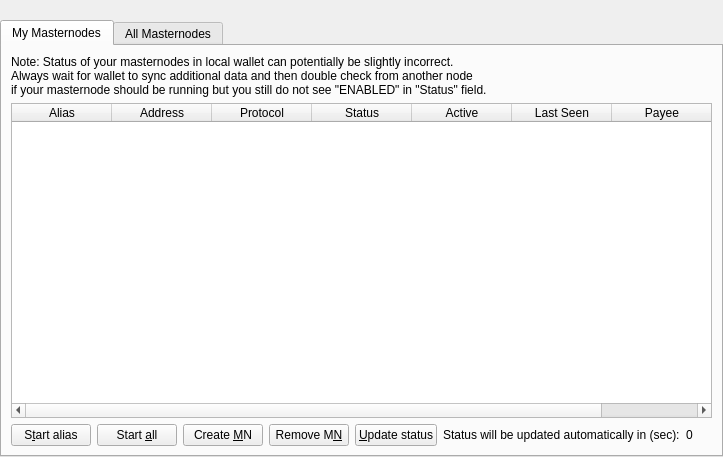
<?xml version="1.0" encoding="UTF-8"?>
<ui version="4.0">
 <class>MasternodeList</class>
 <widget class="QWidget" name="MasternodeList">
  <property name="geometry">
   <rect>
    <x>0</x>
    <y>0</y>
    <width>723</width>
    <height>457</height>
   </rect>
  </property>
  <property name="windowTitle">
   <string>Form</string>
  </property>
  <layout class="QVBoxLayout" name="topLayout">
   <property name="leftMargin">
    <number>0</number>
   </property>
   <property name="topMargin">
    <number>0</number>
   </property>
   <property name="rightMargin">
    <number>0</number>
   </property>
   <property name="bottomMargin">
    <number>0</number>
   </property>
   <item>
    <layout class="QVBoxLayout" name="verticalLayout">
     <property name="bottomMargin">
      <number>0</number>
     </property>
     <item>
      <spacer name="horizontalSpacer0">
       <property name="orientation">
        <enum>Qt::Horizontal</enum>
       </property>
       <property name="sizeHint" stdset="0">
        <size>
         <width>40</width>
         <height>20</height>
        </size>
       </property>
      </spacer>
     </item>
     <item>
      <widget class="QTabWidget" name="tabWidget">
       <property name="currentIndex">
        <number>0</number>
       </property>
       <widget class="QWidget" name="tabMyMasternodes">
        <attribute name="title">
         <string>My Masternodes</string>
        </attribute>
        <layout class="QGridLayout" name="gridLayout_2">
         <item row="0" column="0">
          <layout class="QVBoxLayout" name="verticalLayout_2">
           <property name="bottomMargin">
            <number>0</number>
           </property>
           <item>
            <layout class="QHBoxLayout" name="horizontalLayout_note">
             <property name="bottomMargin">
              <number>0</number>
             </property>
             <item>
              <widget class="QLabel" name="updateNote">
               <property name="text">
                <string>Note: Status of your masternodes in local wallet can potentially be slightly incorrect.&lt;br /&gt;Always wait for wallet to sync additional data and then double check from another node&lt;br /&gt;if your masternode should be running but you still do not see &quot;ENABLED&quot; in &quot;Status&quot; field.</string>
               </property>
              </widget>
             </item>
            </layout>
           </item>
           <item>
            <widget class="QTableWidget" name="tableWidgetMyMasternodes">
             <property name="minimumSize">
              <size>
               <width>695</width>
               <height>0</height>
              </size>
             </property>
             <property name="editTriggers">
              <set>QAbstractItemView::NoEditTriggers</set>
             </property>
             <property name="alternatingRowColors">
              <bool>true</bool>
             </property>
             <property name="selectionMode">
              <enum>QAbstractItemView::SingleSelection</enum>
             </property>
             <property name="selectionBehavior">
              <enum>QAbstractItemView::SelectRows</enum>
             </property>
             <property name="sortingEnabled">
              <bool>true</bool>
             </property>
             <attribute name="horizontalHeaderStretchLastSection">
              <bool>true</bool>
             </attribute>
             <column>
              <property name="text">
               <string>Alias</string>
              </property>
             </column>
             <column>
              <property name="text">
               <string>Address</string>
              </property>
             </column>
             <column>
              <property name="text">
               <string>Protocol</string>
              </property>
             </column>
             <column>
              <property name="text">
               <string>Status</string>
              </property>
             </column>
             <column>
              <property name="text">
               <string>Active</string>
              </property>
             </column>
             <column>
              <property name="text">
               <string>Last Seen</string>
              </property>
             </column>
             <column>
              <property name="text">
               <string>Payee</string>
              </property>
             </column>
            </widget>
           </item>
           <item>
            <layout class="QHBoxLayout" name="horizontalLayout_5">
             <property name="bottomMargin">
              <number>0</number>
             </property>
             <item>
              <widget class="QPushButton" name="startButton">
               <property name="text">
                <string>S&amp;tart alias</string>
               </property>
              </widget>
             </item>
             <item>
              <widget class="QPushButton" name="startAllButton">
               <property name="text">
                <string>Start &amp;all</string>
               </property>
              </widget>
             </item>
             <item>
              <widget class="QPushButton" name="createMNButton">
               <property name="text">
                <string>Create &amp;MN</string>
               </property>
              </widget>
             </item>
             <item>
              <widget class="QPushButton" name="removeMNButton">
               <property name="text">
                <string>Remove M&amp;N</string>
               </property>
              </widget>
             </item>
             <item>
              <widget class="QPushButton" name="UpdateButton">
               <property name="text">
                <string>&amp;Update status</string>
               </property>
              </widget>
             </item>
             <item>
              <widget class="QLabel" name="autoupdate_label">
               <property name="text">
                <string>Status will be updated automatically in (sec):</string>
               </property>
              </widget>
             </item>
             <item>
              <widget class="QLabel" name="secondsLabel">
               <property name="text">
                <string>0</string>
               </property>
              </widget>
             </item>
             <item>
              <spacer name="horizontalSpacer_5">
               <property name="orientation">
                <enum>Qt::Horizontal</enum>
               </property>
               <property name="sizeHint" stdset="0">
                <size>
                 <width>40</width>
                 <height>20</height>
                </size>
               </property>
              </spacer>
             </item>
            </layout>
           </item>
          </layout>
         </item>
        </layout>
       </widget>
       <widget class="QWidget" name="tabAllMasternodes">
        <attribute name="title">
         <string>All Masternodes</string>
        </attribute>
        <layout class="QGridLayout" name="gridLayout">
         <item row="1" column="0">
          <widget class="QTableWidget" name="tableWidgetMasternodes">
           <property name="editTriggers">
            <set>QAbstractItemView::NoEditTriggers</set>
           </property>
           <property name="alternatingRowColors">
            <bool>true</bool>
           </property>
           <property name="selectionBehavior">
            <enum>QAbstractItemView::SelectRows</enum>
           </property>
           <property name="sortingEnabled">
            <bool>true</bool>
           </property>
           <attribute name="horizontalHeaderStretchLastSection">
            <bool>true</bool>
           </attribute>
           <column>
            <property name="text">
             <string>Address</string>
            </property>
           </column>
           <column>
            <property name="text">
             <string>Protocol</string>
            </property>
           </column>
           <column>
            <property name="text">
             <string>Status</string>
            </property>
           </column>
           <column>
            <property name="text">
             <string>Active</string>
            </property>
           </column>
           <column>
            <property name="text">
             <string>Last Seen</string>
            </property>
           </column>
           <column>
            <property name="text">
             <string>Payee</string>
            </property>
           </column>
          </widget>
         </item>
         <item row="0" column="0">
          <layout class="QHBoxLayout" name="horizontalLayout_3">
           <property name="bottomMargin">
            <number>0</number>
           </property>
           <item>
            <widget class="QLabel" name="label_filter">
             <property name="text">
              <string>Filter List:</string>
             </property>
            </widget>
           </item>
           <item>
            <widget class="QLineEdit" name="filterLineEdit">
             <property name="toolTip">
              <string>Filter masternode list</string>
             </property>
            </widget>
           </item>
           <item>
            <spacer name="horizontalSpacer_3">
             <property name="orientation">
              <enum>Qt::Horizontal</enum>
             </property>
             <property name="sizeHint" stdset="0">
              <size>
               <width>10</width>
               <height>20</height>
              </size>
             </property>
            </spacer>
           </item>
           <item>
            <widget class="QLabel" name="label_count">
             <property name="text">
              <string>Node Count:</string>
             </property>
            </widget>
           </item>
           <item>
            <widget class="QLabel" name="countLabel">
             <property name="text">
              <string>0</string>
             </property>
            </widget>
           </item>
          </layout>
         </item>
        </layout>
       </widget>
      </widget>
     </item>
    </layout>
   </item>
  </layout>
 </widget>
 <resources/>
 <connections/>
</ui>
